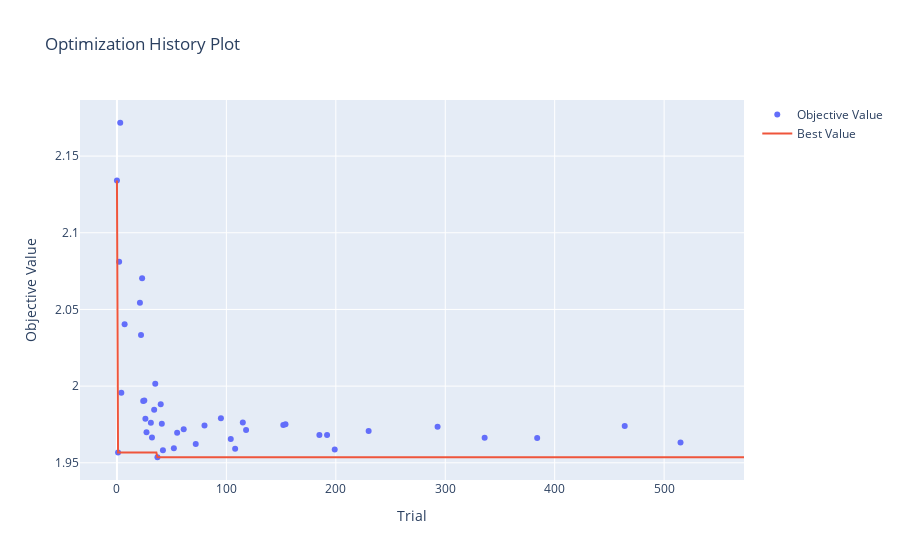

Notebook source saved alongside this figure:
### Code cell
fig = optuna.visualization.plot_optimization_history(study)
fig.show()

### Figure 1 — Plotly figure (JSON) as saved in the notebook; plotly's stock layout.template omitted (floating-point values rounded to 4 significant figures; data arrays with more than 128 entries replaced by an {"elided": "..."} marker saying what was removed)
{"data": [{"mode": "markers", "name": "Objective Value", "type": "scatter", "x": [0, 1, 2, 3, 4, 7, 21, 22, 23, 24, 25, 26, 27, 28, 31, 32, 33, 34, 35, 37, 40, 41, 42, 44, 52, 55, 61, 65, 72, 80, 81, 84, 93, 95, 104, 105, 108, 115, 118, 122, 130, 152, 154, 155, 166, 181, 185, 192, 199, 204, 230, 232, 265, 293, 336, 384, 464, 465, 515, 527, 529], "y": [2.134, 1.957, 2.081, 2.172, 1.996, 2.04, 2.054, 2.033, 2.07, 1.99, 1.991, 1.979, 1.97, null, 1.976, 1.967, null, 1.985, 2.001, 1.954, 1.988, 1.975, 1.958, null, 1.96, 1.97, 1.972, null, 1.962, 1.974, null, null, null, 1.979, 1.966, null, 1.959, 1.976, 1.971, null, null, 1.975, 1.975, null, null, null, 1.968, 1.968, 1.959, null, 1.971, null, null, 1.974, 1.966, 1.966, 1.974, null, 1.963, null, null]}, {"mode": "lines", "name": "Best Value", "type": "scatter", "x": {"elided": "574 int values"}, "y": {"elided": "574 float values"}}, {"marker": {"color": "#cccccc"}, "mode": "markers", "name": "Infeasible Trial", "showlegend": false, "type": "scatter", "x": [], "y": []}], "layout": {"title": {"text": "Optimization History Plot"}, "xaxis": {"title": {"text": "Trial"}}, "yaxis": {"title": {"text": "Objective Value"}}}}
